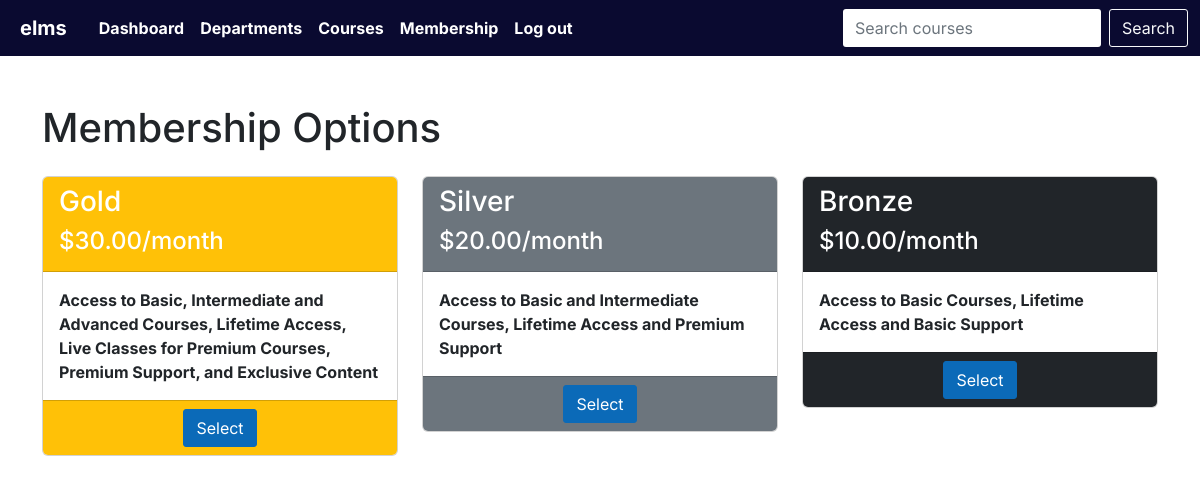
Page /membership/ on the earlier database version.
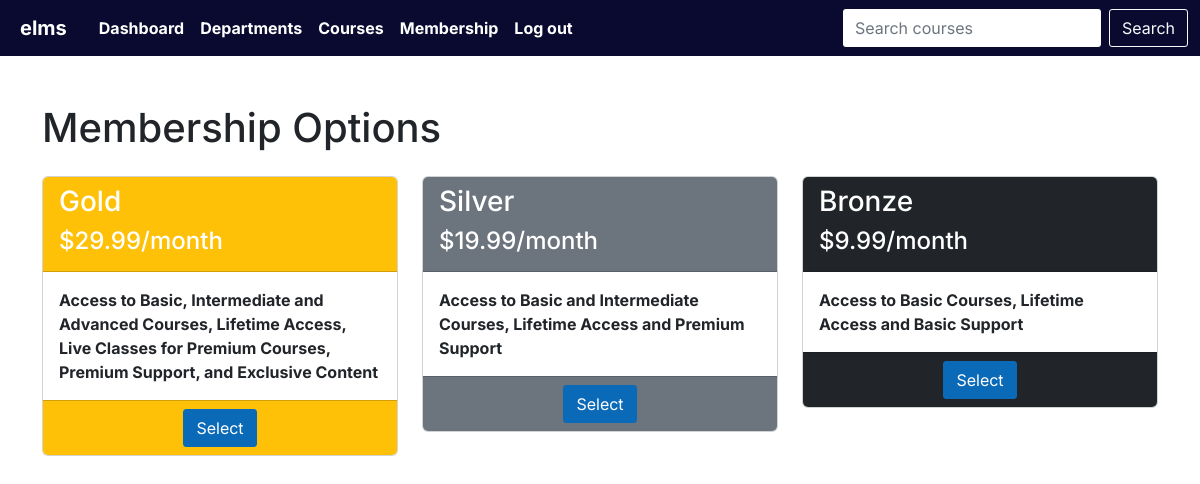
Same page on the later database version.
### main/models.py (models this page shows, shortened)
class Membership(models.Model):
    name = models.CharField(max_length=100)
    price = models.DecimalField(max_digits=10, decimal_places=2, default=10)
    features = models.TextField()

### main/views.py (the view)
# urls.py: path('membership/', views.membership, name='membership'),
def membership(request):
    memberships = Membership.objects.all()
    return render(request, 'main/membership_new.html', {'memberships': memberships})

### main/templates/main/membership_new.html (shortened to what this page needs)
{% extends 'index.html' %}
{% load static %}
{% block content %}
<div class="container mt-5">
    <h1>Membership Options</h1>
    <div class="row mt-4">
        {% for membership in memberships %}
        <div class="col-md-4">
            <div class="card">
                <div class="card-header {% if membership.name == 'Gold' %}bg-warning{% elif membership.name == 'Silver' %}bg-secondary{% elif membership.name == 'Bronze' %}bg-dark{% endif %} text-white">
                    <h3>{{ membership.name }}</h3>
                    <h4>${{ membership.price }}/month</h4>
                </div>
                <div class="card-body">
                    <strong>{{ membership.features }}</strong>
                </div>
                <div class="card-footer {% if membership.name == 'Gold' %}bg-warning{% elif membership.name == 'Silver' %}bg-secondary{% elif membership.name == 'Bronze' %}bg-dark{% endif %} text-white"">
                    <div class="text-center">
                        <a href="{% url 'membership_payment' membership.pk %}" class="btn btn-primary">Select</a>
                    </div>
                </div>
            </div>
        </div>
        {% endfor %}
    </div>
</div>
{% endblock %}

### templates/index.html (shortened to what this page needs)
{% load static %}
<!DOCTYPE html>
<html lang="en">
   <head>
      <link rel="stylesheet" href="{% static 'styles/bootstrap.min.css' %}">
      <link rel="stylesheet" href="{% static 'styles/style.css' %}">
      <link rel="stylesheet" href="https://cdnjs.cloudflare.com/ajax/libs/animate.css/4.1.1/animate.min.css"/>
   </head>
   <body>
      <nav class="navbar sticky-top navbar-expand-lg navbar-dark navbar-mod">
         <div class="container-fluid">
            <a class="navbar-brand fw-bold fs-5 px-2 py-1" href="/admin" target="_blank" data-bs-toggle="tooltip"
               data-bs-placement="bottom" title="Access admin panel">elms</a>
            <div class="collapse navbar-collapse" id="navbarColor01">
               <ul class="navbar-nav me-auto mb-2 mb-lg-0">
                  <li class="nav-item">
                     <a class="nav-link active fw-bold" aria-current="page" href="{% block courses %}{% endblock courses %}"
                        data-bs-toggle="tooltip" data-bs-placement="bottom" title="Course home page">Dashboard</a>
                  </li>
                  <li class="nav-item">
                     <a class="nav-link active fw-bold" aria-current="page" href="/departments"
                        data-bs-toggle="tooltip" data-bs-placement="bottom" title="Course home page">Departments</a>
                  </li>
                  <li class="nav-item">
                     <a class="nav-link active fw-bold" href="{% url 'courses'%}" data-bs-toggle="tooltip"
                        data-bs-placement="bottom" title="Show all courses">Courses</a>
                  </li>
                  <li class="nav-item">
                     <a class="nav-link active fw-bold" href="{% url 'membership' %}" data-bs-toggle="tooltip"
                        data-bs-placement="bottom" title="Subscription">Membership</a>
                  </li>
                  <li class="nav-item">
                     <a class="nav-link active fw-bold" href="{% url 'std_logout' %}" data-bs-toggle="tooltip"
                        data-bs-placement="bottom" title="Log out">Log out</a>
                  </li>
                  <li class="nav-item">
                     <a class="nav-link active fw-bold" href="{% block profile %}{% endblock profile %}"
                        data-bs-toggle="tooltip" data-bs-placement="bottom"
                        title="Check your profile">{% block user %}{% endblock  %}</a>
                  </li>
               </ul>
               <form class="d-flex" action=" {% url 'search' %}" method="GET">
                  <input id="searchIn" class="form-control me-2 searchbar" type="search" placeholder="Search courses" aria-label="Search"
                     name="q">
                  <button id="searchBtn" class="btn btn-outline-light" type="submit">Search</button>
               </form>
            </div>
         </div>
      </nav>
      {% block  content %}
      {% endblock  %}
   </body>
</html>

### static/styles/style.css (style rules this page uses)
* { font-family: "Inter", sans-serif; box-sizing: border-box; }
body { margin: 0; padding: 0; }
html { scroll-behavior: smooth; }
.btn { border-radius: 3px !important; }
.btn-primary { background-color: #0b6ab8 !important; border-color: #0b6ab8 !important; }
.navbar-mod { background-color: rgb(10, 10, 48); color: white !important; }
a { text-decoration: none !important; }
.card-header, .card-footer { background-color: rgb(10, 10, 48); }
.container { margin-top: 1.5rem; }
.searchbar { border-radius: 3px; border: none !important; }

Differences in the rows shown:
changed Membership "Gold": price "30.00" → "29.99"
changed Membership "Silver": price "20.00" → "19.99"
changed Membership "Bronze": price "10.00" → "9.99"
